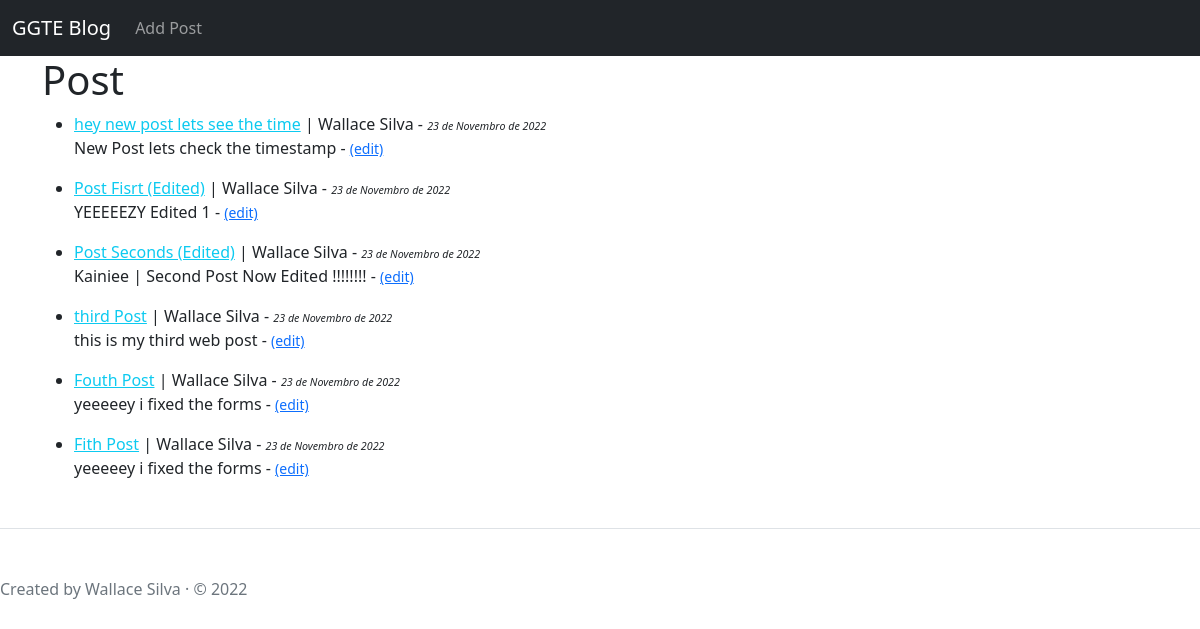
The page / on the database its author committed.
### blog/models.py (models this page shows, shortened)
class Post(models.Model):
    title = models.CharField(max_length=255)
    title_tag = models.CharField(max_length=255, default='Blog Post')
    author = models.ForeignKey(User, on_delete=models.CASCADE)
    publish_date = models.DateTimeField(auto_now_add=True)
    post_date = models.DateField(auto_now_add=True)
    body = models.TextField()

### blog/views.py (the view)
# urls.py: path('', HomeView.as_view(), name='home'),
class HomeView(ListView):
    model = Post
    template_name = 'home.html'
    ordering = ['-publish_date']

### blog/templates/home.html
{% extends 'core.html' %} {% block content %}
<h1>Post</h1>
{% for post in object_list %}
<ul>
  <li>
    <a href="{% url 'article_detail' post.pk %}" class="link-info">{{post.title}}</a>
     | {{post.author.first_name}} {{post.author.last_name}} -
      <small><small><small class = " fw-light fst-italic" >{{post.post_date}}</small></small></small>
      <br/>
    {{post.body}} - <a href = " {% url 'update_post' post.pk %} " ><small>(edit)</small></a>
  </li>
</ul>
{% endfor %} {% endblock %}

### blog/templates/core.html (shortened to what this page needs)
{% load static %}
<!doctype html>
<html lang="en">
  <head>
    <link href= {% static "dist/css/bootstrap.min.css" %} rel="stylesheet">
  </head>
  <body>
      <nav class="navbar navbar-expand-lg navbar-dark bg-dark">
        <div class="container-fluid">
          <a class="navbar-brand" href=" {%url 'home'%} ">GGTE Blog</a>
          <ul class="navbar-nav me-auto mb-2 mb-lg-0">
            <li class="nav-item">
              <a class="nav-link" href=" {% url 'add_post' %} ">Add Post</a>
            </li>
          </ul>
        </div>
      </nav>
      <div class = 'container'>
        {% block content %}
        {% endblock %}
      </div>
    <footer class="pt-5 my-5 text-muted border-top">
      Created by Wallace Silva &middot; &copy; 2022
    </footer>
  </body>
</html>

### rows shown on the page
Post: title "hey new post lets see the time", author.first_name "Wallace", author.last_name "Silva", post_date "23 de Novembro de 2022", body "New Post lets check the timestamp"
Post: title "Post Fisrt (Edited)", author.first_name "Wallace", author.last_name "Silva", post_date "23 de Novembro de 2022", body "YEEEEEZY Edited 1"
Post: title "Post Seconds (Edited)", author.first_name "Wallace", author.last_name "Silva", post_date "23 de Novembro de 2022", body "Kainiee | Second Post Now Edited !!!!!!!!"
Post: title "third Post", author.first_name "Wallace", author.last_name "Silva", post_date "23 de Novembro de 2022", body "this is my third web post"
Post: title "Fouth Post", author.first_name "Wallace", author.last_name "Silva", post_date "23 de Novembro de 2022", body "yeeeeey i fixed the forms"
Post: title "Fith Post", author.first_name "Wallace", author.last_name "Silva", post_date "23 de Novembro de 2022", body "yeeeeey i fixed the forms"
